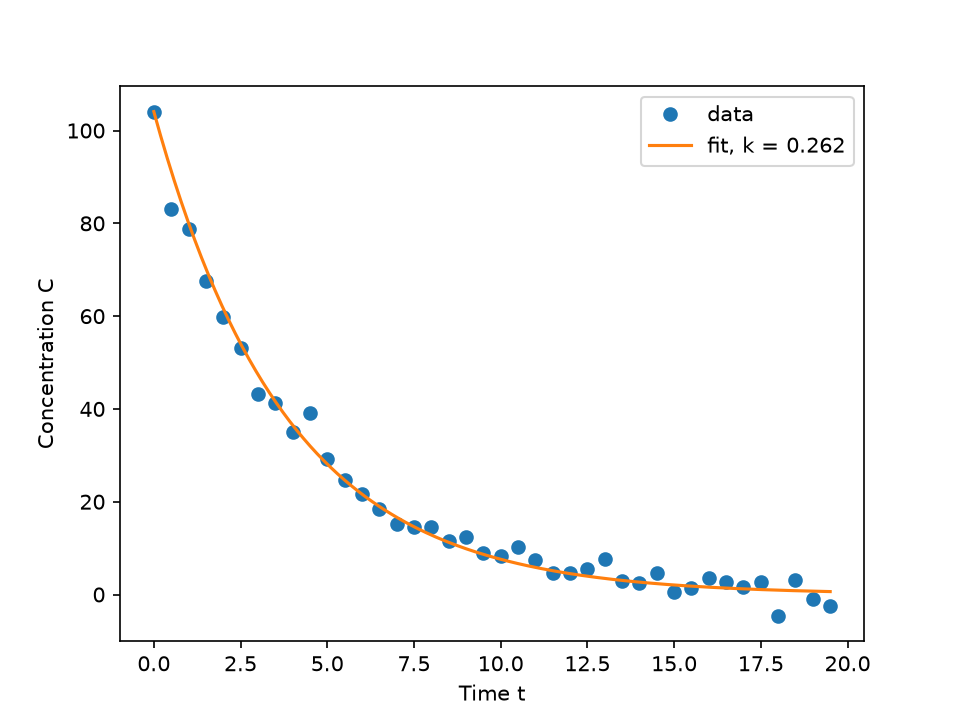

This figure's Python source:
import numpy as np
import matplotlib.pyplot as plt
from scipy.optimize import minimize

# datanı oxu (ilk sətir başlıqdır)
data = np.loadtxt("kinetics.csv", delimiter=",", skiprows=1)
t = data[:, 0]
C = data[:, 1]
C0 = C[0]          # başlanğıc qatılıq = ilk ölçü


def error(k):
    """Model ilə ölçmələr arasındakı kvadratik xətaların cəmi."""
    return np.sum((C - C0 * np.exp(-k * t)) ** 2)


res = minimize(lambda p: error(p[0]), x0=[0.5], method="SLSQP", bounds=[(0, 5)])
k_fit = res.x[0]
print("Fitted k:", k_fit)

# qrafik
t_smooth = np.linspace(t.min(), t.max(), 200)
plt.figure()
plt.plot(t, C, "o", label="data")
plt.plot(t_smooth, C0 * np.exp(-k_fit * t_smooth), "-", label=f"fit, k = {k_fit:.3f}")
plt.xlabel("Time t")
plt.ylabel("Concentration C")
plt.legend()
plt.savefig("kinetics.png", dpi=150)
